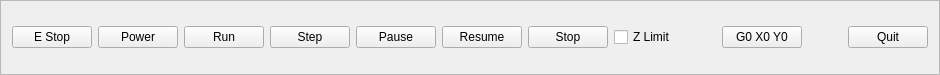
     <widget class="QFrame" name="frame">
      <property name="sizePolicy">
       <sizepolicy hsizetype="Preferred" vsizetype="Minimum">
        <horstretch>0</horstretch>
        <verstretch>0</verstretch>
       </sizepolicy>
      </property>
      <property name="maximumSize">
       <size>
        <width>16777215</width>
        <height>75</height>
       </size>
      </property>
      <property name="frameShape">
       <enum>QFrame::StyledPanel</enum>
      </property>
      <property name="frameShadow">
       <enum>QFrame::Raised</enum>
      </property>
      <layout class="QGridLayout" name="gridLayout_2">
       <item row="0" column="9">
        <widget class="QPushButton" name="pushButton">
         <property name="text">
          <string>G0 X0 Y0</string>
         </property>
         <property name="function" stdset="0">
          <string>mdi</string>
         </property>
         <property name="command" stdset="0">
          <string>G0 X0 Y0</string>
         </property>
        </widget>
       </item>
       <item row="0" column="3">
        <widget class="QPushButton" name="step_pb">
         <property name="text">
          <string>Step</string>
         </property>
        </widget>
       </item>
       <item row="0" column="0">
        <widget class="QPushButton" name="estop_pb">
         <property name="text">
          <string>E Stop</string>
         </property>
        </widget>
       </item>
       <item row="0" column="4">
        <widget class="QPushButton" name="pause_pb">
         <property name="text">
          <string>Pause</string>
         </property>
        </widget>
       </item>
       <item row="0" column="10">
        <spacer name="horizontalSpacer">
         <property name="orientation">
          <enum>Qt::Horizontal</enum>
         </property>
         <property name="sizeHint" stdset="0">
          <size>
           <width>40</width>
           <height>20</height>
          </size>
         </property>
        </spacer>
       </item>
       <item row="0" column="6">
        <widget class="QPushButton" name="stop_pb">
         <property name="text">
          <string>Stop</string>
         </property>
        </widget>
       </item>
       <item row="0" column="5">
        <widget class="QPushButton" name="resume_pb">
         <property name="text">
          <string>Resume</string>
         </property>
        </widget>
       </item>
       <item row="0" column="11">
        <widget class="QPushButton" name="quit_pb">
         <property name="text">
          <string>Quit</string>
         </property>
        </widget>
       </item>
       <item row="0" column="8">
        <spacer name="horizontalSpacer_2">
         <property name="orientation">
          <enum>Qt::Horizontal</enum>
         </property>
         <property name="sizeHint" stdset="0">
          <size>
           <width>40</width>
           <height>20</height>
          </size>
         </property>
        </spacer>
       </item>
       <item row="0" column="2">
        <widget class="QPushButton" name="run_pb">
         <property name="text">
          <string>Run</string>
         </property>
        </widget>
       </item>
       <item row="0" column="1">
        <widget class="QPushButton" name="power_pb">
         <property name="text">
          <string>Power</string>
         </property>
         <property name="on_text" stdset="0">
          <string>PWR ON</string>
         </property>
         <property name="off_text" stdset="0">
          <string>PWR OFF</string>
         </property>
        </widget>
       </item>
       <item row="0" column="7">
        <widget class="QCheckBox" name="checkBox">
         <property name="text">
          <string>Z Limit</string>
         </property>
         <property name="function" stdset="0">
          <string>hal_pin</string>
         </property>
         <property name="pin_name" stdset="0">
          <string>z-limit</string>
         </property>
         <property name="hal_type" stdset="0">
          <string>HAL_BIT</string>
         </property>
         <property name="hal_dir" stdset="0">
          <string>HAL_OUT</string>
         </property>
        </widget>
       </item>
      </layout>
     </widget>
